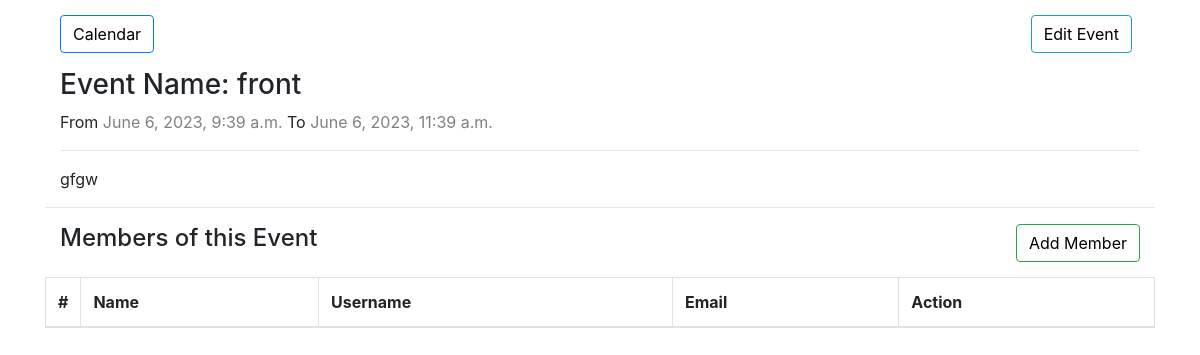
Before: /event/3/details/ (signed in) with the older database file.
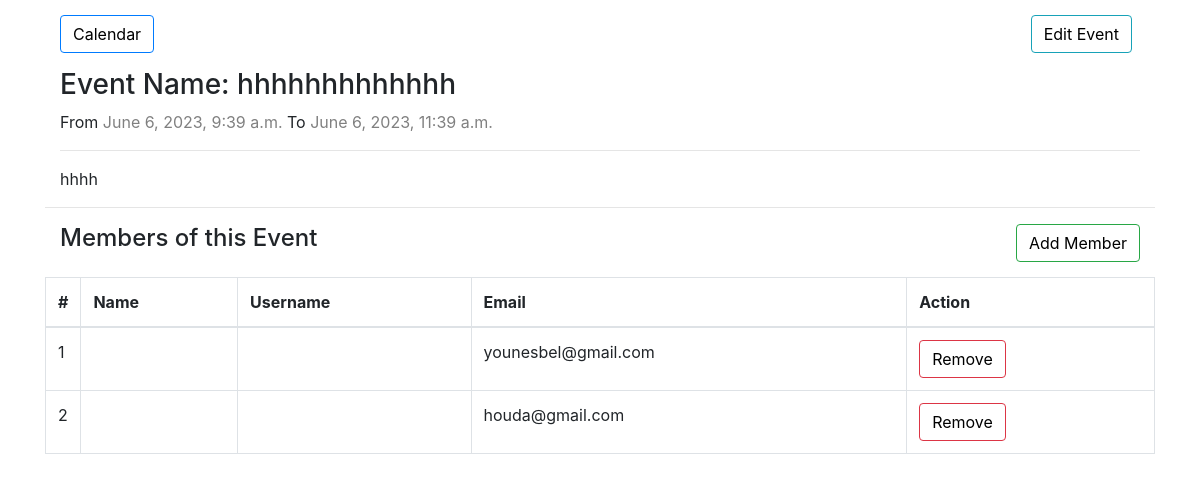
After: the same page with the newer database file.
### calendarapp/models/event.py (models this page shows, shortened)
class Event(EventAbstract):
    user = models.ForeignKey(User, on_delete=models.CASCADE, related_name="events")
    title = models.CharField(max_length=200, unique=True)
    description = models.TextField()
    start_time = models.DateTimeField()
    end_time = models.DateTimeField()
    objects = EventManager()

### calendarapp/models/event_member.py (models this page shows, shortened)
class EventMember(EventAbstract):
    event = models.ForeignKey(Event, on_delete=models.CASCADE, related_name="events")
    user = models.ForeignKey(
        User, on_delete=models.CASCADE, related_name="event_members"
    )
    class Meta:
        unique_together = ["event", "user"]

### accounts/models/user.py (models this page shows, shortened)
class User(AbstractBaseUser, PermissionsMixin):
    email = models.EmailField(
        _("Email Address"),
        max_length=255,
        unique=True,
        help_text="Ex: example@example.com",
    )
    is_staff = models.BooleanField(_("Staff status"), default=False)
    is_active = models.BooleanField(_("Active"), default=True)
    date_joined = models.DateTimeField(_("Date Joined"), auto_now_add=True)
    last_updated = models.DateTimeField(_("Last Updated"), auto_now=True)
    objects = UserManager()
    USERNAME_FIELD = "email"

### calendarapp/views/other_views.py (the view)
# urls.py: path("event/<int:event_id>/details/", views.event_details, name="event-detail"),
@login_required(login_url="signup")
def event_details(request, event_id):
    event = Event.objects.get(id=event_id)
    eventmember = EventMember.objects.filter(event=event)
    context = {"event": event, "eventmember": eventmember}
    return render(request, "event-details.html", context)

### templates/event-details.html (shortened to what this page needs)
{% extends 'base.html' %}
{% block content %}
    <div class="container">
        <div class="clearfix">
            <a class="btn btn-primary left" href="{% url 'calendarapp:calendar' %}"> Calendar </a>
            <a class="btn btn-info right mr-2" href="{% url 'calendarapp:event_edit' event.pk %}"> Edit Event </a>
        </div>
        <div class="clearfix">
            <h3>Event Name: {{ event.title }}</h3>
            <p>From <span style="color: gray;">{{ event.start_time }}</span> To <span style="color: gray;">{{ event.end_time }}</span></p>
            <hr>
            <p>{{ event.description }}</p>
        </div>
        <hr>
        <div class="clearfix">
            <h4 class="left" > Members of this Event</h4>
            <a class="btn btn-success right" href="{% url 'calendarapp:add_eventmember' event.id %}"> Add Member </a>
        </div>
        <table class="table table-bordered">
            <thead>
                <tr>
                  <th style="width: 10px">#</th>
                  <th>Name</th>
                  <th>Username</th>
                  <th>Email</th>
                  <th>Action</th>
                </tr>
              </thead>
              <tbody>
                {% for member in eventmember %}
                <tr role="row">
                    <td>{{ forloop.counter }}</td>
                    <td>{{ member.user.first_name }} {{ member.user.last_name }}</td>
                    <td>{{ member.user.username }}</td>
                    <td>{{ member.user.email }}</td>
                    <td>
                        <a class="btn btn-danger" href="{% url 'calendarapp:remove_event' member.id %}">Remove</a>
                    </td>
                </tr>
                {% endfor %}
              </tbody>
        </table>
    </div>
{% endblock %}

Changed rows visible on the page:
changed Event: title "front" → "hhhhhhhhhhhhh"; description "gfgw" → "hhhh"
added EventMember: user.email "younesbel@gmail.com"
added EventMember: user.email "houda@gmail.com"
